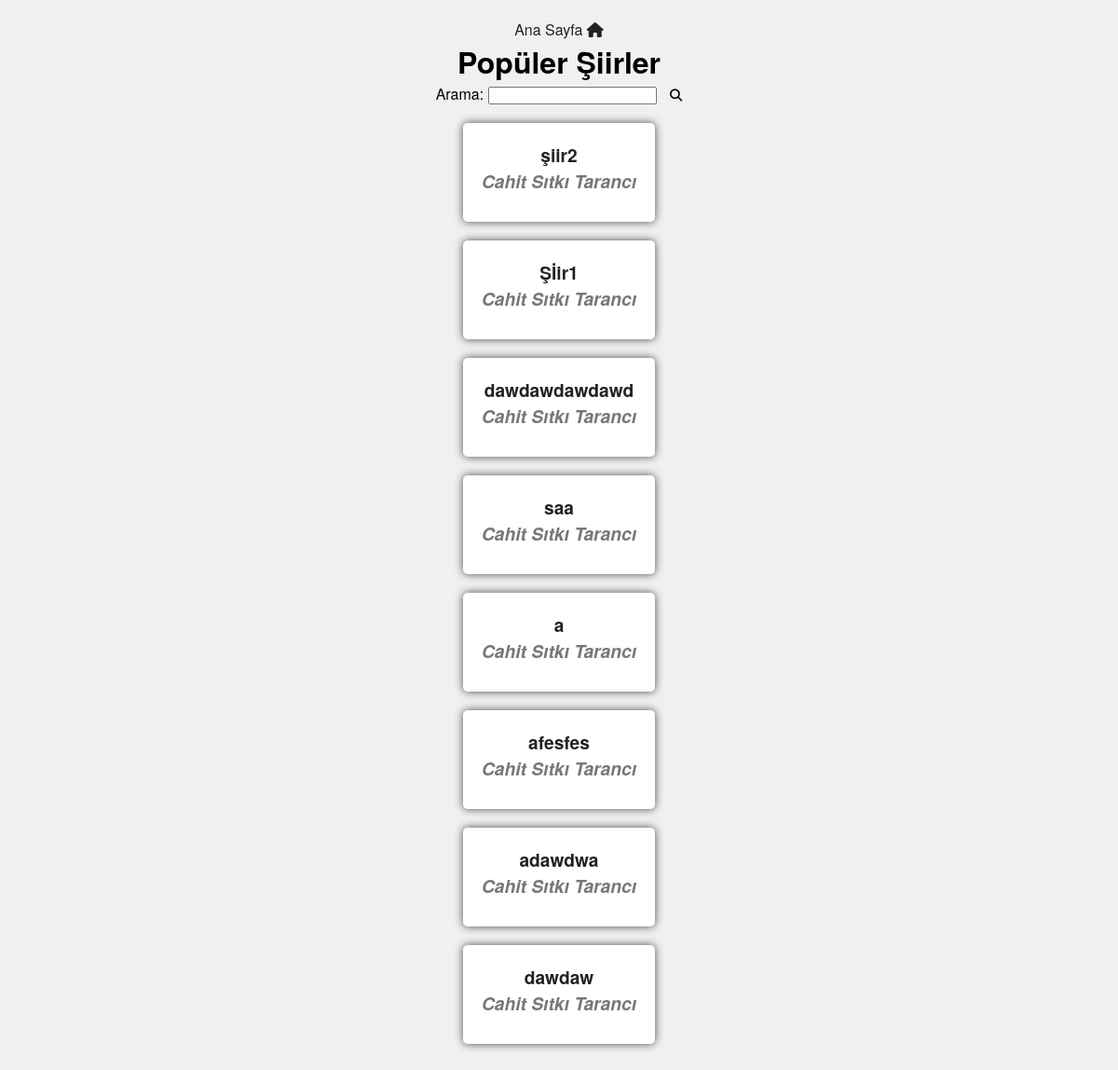
The page /popularity/ on the database as committed earlier.
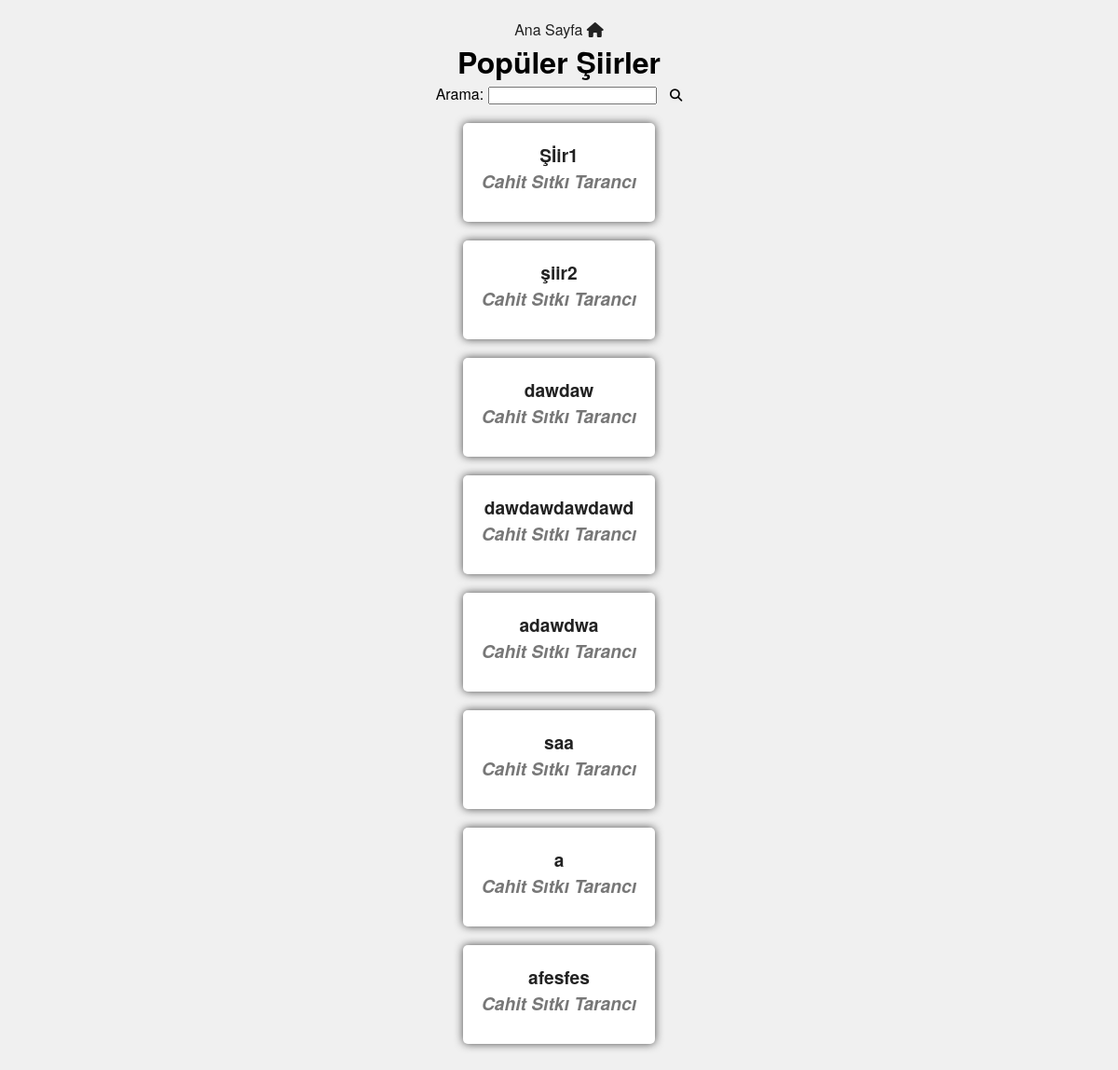
The same page on the database as committed later.
### poetsShown/models.py (models this page shows, shortened)
class poets_shown(models.Model):
    poetAuthor = models.ForeignKey(poet_author,on_delete=models.CASCADE)
    poetName = models.CharField(max_length=60)
    poetContext = models.TextField(max_length=4000)
    popularity = models.PositiveIntegerField(default=0)

class poet_author(models.Model):
    author = models.CharField(max_length=60)
    def __str__(self):
        return self.author

### poetsShown/views.py (the view, shortened to what this page needs)
# urls.py: path("popularity/",views.popularity,name="popularity")
def popularity(request):
    if request.method == 'GET':
        form = PopularitySearchForm()
        poets = poets_shown.objects.all()
        poets_ordered_popularity = poets.order_by('-popularity')
        return render(request, 'poetsShown/popularity.html',{
            'ordered_poets':poets_ordered_popularity,
            'form':form
        })

### poetsShown/forms.py
class PopularitySearchForm(forms.Form):
    popularityQuery = forms.CharField(label='Arama', max_length=40,
    widget=forms.TextInput(attrs={'autocomplete':'off'}))

### poetsShown/templates/poetsShown/popularity.html (shortened to what this page needs)
{% extends "poetsShown/base.html" %}
{% load static %}
{% block title %}
    <link rel="stylesheet" href="{% static 'poetsShown/css/popularity.css' %}">
{% endblock title %}
{% block body %}
    <a href="{% url 'index' %}" >Ana Sayfa <i class="fa-solid fa-house"></i></a>
    <h1>Popüler Şiirler</h1>
    <div class="form-container">
        <form method="post">
            {{ form }}
            <button type="submit" class="submitBtn"><i class="fa-solid fa-magnifying-glass"></i></button>
        </form>
    </div>
    <div class="container">
        <ul>
            {% for poet in ordered_poets %}
            <li>
                <div class="poetShow">
                    <a href="{% url 'poet_show' name=poet.poetName %}" class="poetLink">
                        <div class="poet">{{ poet.poetName }}<div>
                            <div class="poetName">{{poet.poetAuthor}}</div>
                        </div>
                    </a>
                </div>
            </li>
            {% endfor %}
        </ul>
{% endblock body %}

Rows that differ between the two databases and show on the page:
changed poets_shown "Şİir1": moves up the list
changed poets_shown "dawdaw": moves up the list
changed poets_shown "adawdwa": moves up the list
